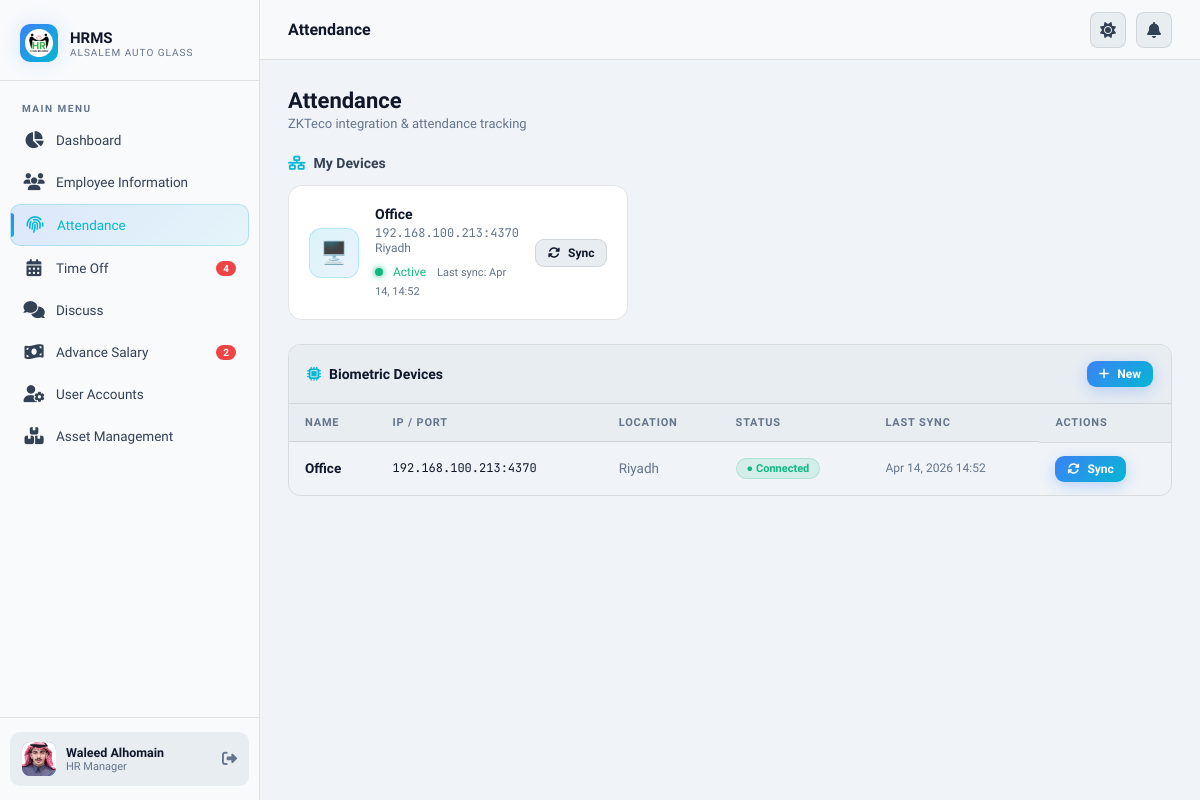
Page /attendance/ (signed in) on the earlier database version.
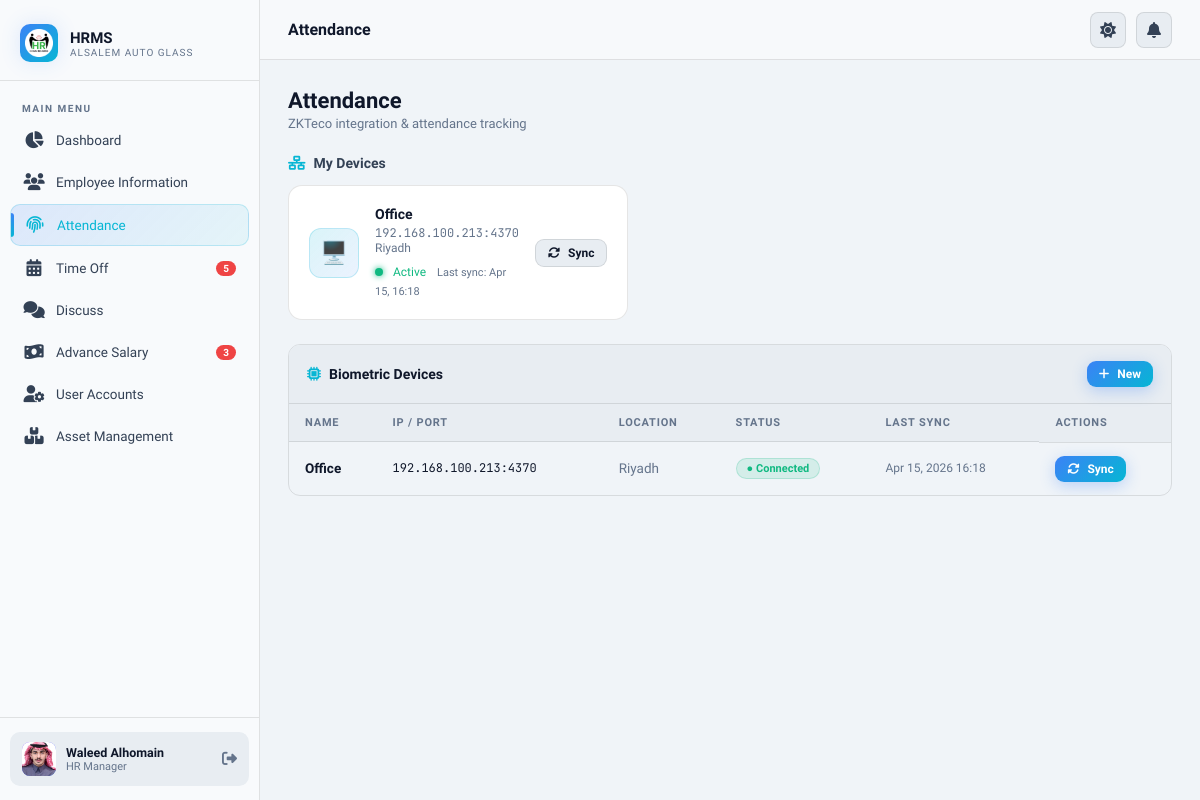
Same page on the later database version.
### core/models.py (models this page shows, shortened)
class ZKTecoDevice(models.Model):
    name = models.CharField(max_length=100)
    ip_address = models.GenericIPAddressField()
    port = models.IntegerField(default=4370)
    password = models.IntegerField(default=0)  # ADD THIS
    location = models.CharField(max_length=200, blank=True)
    is_active = models.BooleanField(default=True)
    last_sync = models.DateTimeField(null=True, blank=True)
    device_name = models.CharField(max_length=200, blank=True, editable=False)
    device_firmware = models.CharField(max_length=100, blank=True, editable=False)
    device_serial_no = models.CharField(max_length=100, blank=True, editable=False)
    device_platform = models.CharField(max_length=100, blank=True, editable=False)
    device_mac = models.CharField(max_length=50, blank=True, editable=False)
    connection_status = models.BooleanField(default=False, editable=False)

### core/views.py (the view, shortened to what this page needs)
# urls.py: path("attendance/", views.attendance_list, name="attendance_list"),
@login_required
def attendance_list(request):
    today = timezone.now().date()
    if request.user.is_hr:
        devices = ZKTecoDevice.objects.all()
        records = (
            AttendanceRecord.objects.filter(date=today)
            .select_related("employee")
            .order_by("-check_in")
        )
    return render(
        request,
        "attendance/list.html",
        {"devices": devices, "records": records, "today": today},
    )

### core/context_processors.py (called while the page is built)
def notification_counts(request):
    if request.user.is_authenticated:
        return {
            "pending_count": TimeOffRequest.objects.filter(status="pending").count(),
            "unread_count": Message.objects.filter(
                receiver=request.user, is_read=False
            ).count(),
            "pending_advance_count": (
                AdvanceSalaryRequest.objects.filter(status="pending").count()
                if request.user.is_hr
                else 0
            ),
        }
    return {
        "pending_count": 0,
        "unread_count": 0,
        "pending_advance_count": 0,
    }

### core/models.py (called while the page is built)
    @property
    def is_hr(self):
        return self.role == "hr" or self.is_superuser or self.is_staff

### templates/attendance/list.html (shortened to what this page needs)
{% extends 'base.html' %}
{% block page_title %}Attendance{% endblock %}
{% block content %}
<div class="page-header">
  <div>
    <div class="page-title">Attendance</div>
    <div class="page-subtitle">ZKTeco integration & attendance tracking</div>
  </div>
</div>
{% if devices %}
<div style="margin-bottom:24px;">
  <div style="font-size:14px;font-weight:600;color:var(--text2);margin-bottom:14px;display:flex;align-items:center;gap:8px;">
    <i class="fa-solid fa-network-wired" style="color:var(--accent2)"></i> My Devices
  </div>
  <div class="grid-3">
    {% for device in devices %}
    <div class="device-card stagger-{{ forloop.counter }}">
      <div class="device-icon">🖥️</div>
      <div style="flex:1;">
        <div style="font-weight:600;font-size:14px;">{{ device.name }}</div>
        <div style="font-size:12px;color:var(--text3);margin-top:3px;font-family:'JetBrains Mono',monospace;">{{ device.ip_address }}:{{ device.port }}</div>
        <div style="font-size:12px;color:var(--text3);">{{ device.location|default:"No location" }}</div>
        <div style="margin-top:6px;">
          <span class="status-dot {% if device.is_active %}online{% else %}offline{% endif %}"></span>
          <span style="font-size:12px;color:{% if device.is_active %}var(--success){% else %}var(--text3){% endif %}">
            {% if device.is_active %}Active{% else %}Inactive{% endif %}
          </span>
          {% if device.last_sync %}
          <span style="font-size:11px;color:var(--text3);margin-left:8px;">Last sync: {{ device.last_sync|date:"M d, H:i" }}</span>
          {% endif %}
        </div>
      </div>
      <div>
        <a href="{% url 'attendance_sync' device.pk %}" class="btn btn-secondary btn-sm">
          <i class="fa-solid fa-rotate"></i> Sync
        </a>
      </div>
    </div>
    {% endfor %}
  </div>
</div>
{% endif %}
{% if request.user.is_hr and devices %}
<div class="table-wrapper animate-fade-up" style="margin-bottom:24px;">
  <div style="display:flex;align-items:center;justify-content:space-between;padding:16px 18px;background:var(--bg3);border-bottom:1px solid var(--border);">
    <div style="font-weight:600;font-size:14px;">
      <i class="fa-solid fa-microchip" style="color:var(--accent2);margin-right:8px;"></i>Biometric Devices
    </div>
    <a href="{% url 'device_add' %}" class="btn btn-primary btn-sm"><i class="fa-solid fa-plus"></i>New</a>
  </div>
  <table>
    <thead>
      <tr>
        <th>Name</th>
        <th>IP / Port</th>
        <th>Location</th>
        <th>Status</th>
        <th>Last Sync</th>
        <th>Actions</th>
      </tr>
    </thead>
    <tbody>
      {% for device in devices %}
      <tr onclick="window.location='{% url 'device_detail' device.pk %}'" style="cursor:pointer;">
        <td style="font-weight:600;">{{ device.name }}</td>
        <td style="font-family:'JetBrains Mono',monospace;font-size:12px;">{{ device.ip_address }}:{{ device.port }}</td>
        <td style="color:var(--text3);">{{ device.location|default:"—" }}</td>
        <td>
          {% if device.connection_status %}
          <span class="badge badge-success">● Connected</span>
          {% else %}
          <span class="badge badge-danger">● Offline</span>
          {% endif %}
        </td>
        <td style="font-size:12px;color:var(--text3);">{{ device.last_sync|date:"M d, Y H:i"|default:"Never" }}</td>
        <td style="display:flex;gap:6px;">
          <a href="{% url 'device_sync' device.pk %}" class="btn btn-primary btn-sm"><i class="fa-solid fa-rotate"></i> Sync</a>
        </td>
      </tr>
      {% endfor %}
    </tbody>
  </table>
</div>
{% elif request.user.is_hr %}
<div style="margin-bottom:24px;">
  <a href="{% url 'device_add' %}" class="btn btn-primary"><i class="fa-solid fa-plus"></i> Add Biometric Device</a>
</div>
{% endif %}
{% endblock %}

### templates/base.html (shortened to what the changed rows need)
{% load static %}
<!DOCTYPE html>
<html lang="en">
<head>
  <link rel="stylesheet" href="{% static 'css/main.css' %}">
  <link rel="stylesheet" href="https://cdnjs.cloudflare.com/ajax/libs/font-awesome/6.5.0/css/all.min.css">
</head>
<body>
  <div class="app-wrapper">
    <aside class="sidebar" id="sidebar">
      <nav class="sidebar-nav">
        <a href="{% url 'timeoff_list' %}"
          class="nav-item {% if 'timeoff' in request.resolver_match.url_name %}active{% endif %}">
          <span class="nav-icon"><i class="fa-solid fa-calendar-days"></i></span>
          Time Off
          {% if pending_count %}<span class="nav-badge">{{ pending_count }}</span>{% endif %}
        </a>
        <a href="{% url 'advance_salary_list' %}"
          class="nav-item {% if 'advance' in request.resolver_match.url_name %}active{% endif %}">
          <span class="nav-icon"><i class="fa-solid fa-money-bill-wave"></i></span>
          Advance Salary
          {% if pending_advance_count %}<span class="nav-badge">{{ pending_advance_count }}</span>{% endif %}
        </a>
      </nav>
    </aside>
    <div class="main-content">
      <main class="page-content">
        {% block content %}{% endblock %}
      </main>
    </div>
  </div>
  <link href="https://cdn.jsdelivr.net/npm/select2@4.1.0-rc.0/dist/css/select2.min.css" rel="stylesheet" />
</body>
</html>

Differences in the rows shown:
changed ZKTecoDevice "Office": last_sync "Apr 14, 14:52" → "Apr 15, 16:18"; last_sync "Apr 14, 2026 14:52" → "Apr 15, 2026 16:18"
Other differences:
{{ pending_count }}: "4" → "5"
{{ pending_advance_count }}: "2" → "3"
